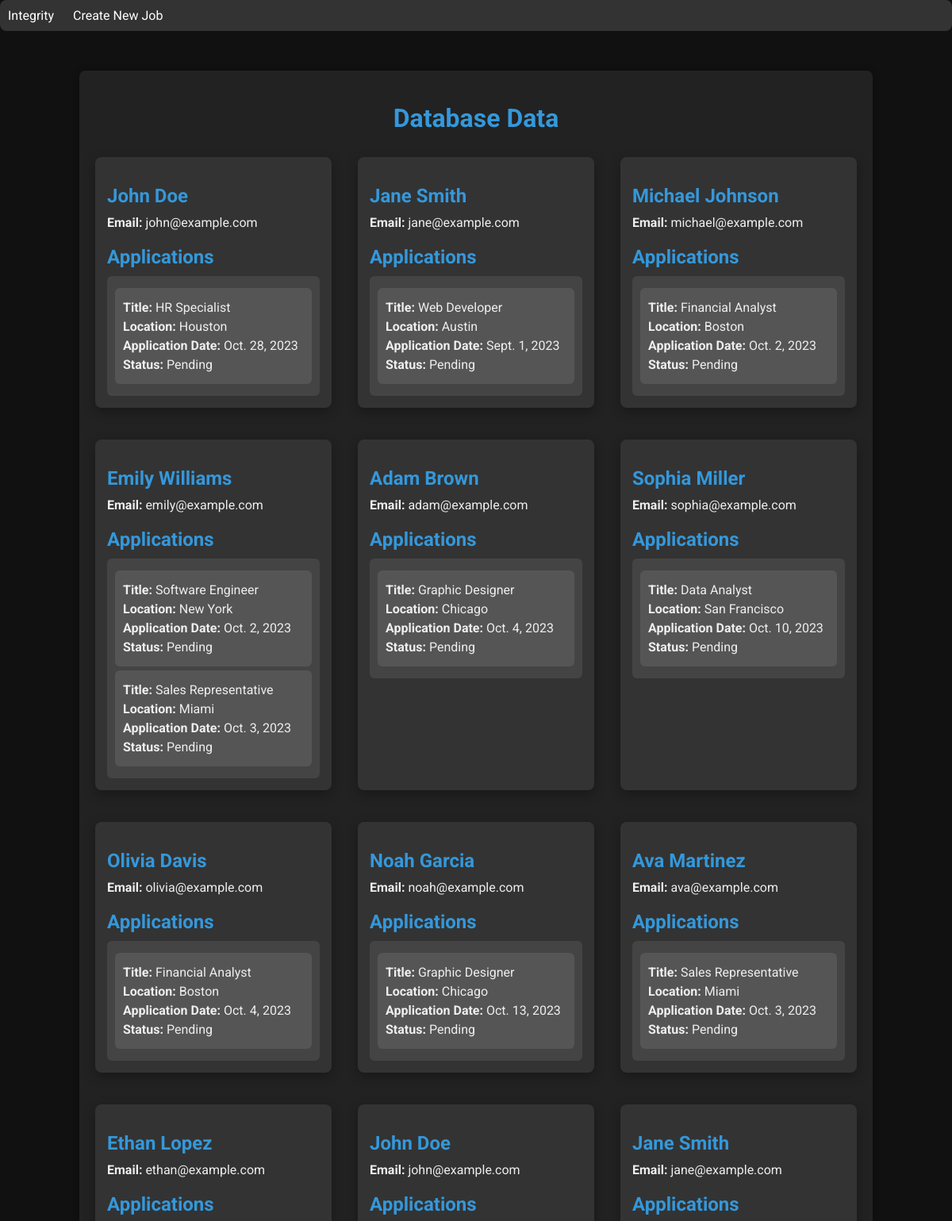
The page / (upper part) on the database its author committed.
### job/models.py (models this page shows, shortened)
class Applicant(models.Model):
    first_name = models.CharField(max_length=100)
    last_name = models.CharField(max_length=100)
    email = models.EmailField()

class Application(models.Model):
    applicant = models.ForeignKey(Applicant, on_delete=models.CASCADE)
    job = models.ForeignKey(Job, on_delete=models.CASCADE)
    application_date = models.DateField()
    status = models.CharField(max_length=50)

class Job(models.Model):
    title = models.CharField(max_length=100)
    description = models.TextField()
    location = models.CharField(max_length=100)
    salary = models.DecimalField(max_digits=10, decimal_places=2)

### job/views.py (the view)
# urls.py: path('', views.index, name='index'),
def index(request):
    applicants = Applicant.objects.all()
    jobs = Job.objects.all()
    applications = Application.objects.all()
    context = {
        'applicants': applicants,
        'jobs': jobs,
        'applications': applications,
    }
    return render(request, 'index.html', context)

### templates/index.html (shortened to what this page needs)
<!DOCTYPE html>
<html lang="en">
<head>
</head>
<body>
    <div class="navbar">
        <a href="#">Integrity</a>
        <a href="{% url 'create_job' %}">Create New Job</a>
    </div>
    <div class="container">
        <h1>Database Data</h1>
        <div class="data">
            {% for applicant in applicants %}
                <div class="data-item">
                    <h2>{{ applicant.first_name }} {{ applicant.last_name }}</h2>
                    <p><strong>Email:</strong> {{ applicant.email }}</p>
                    <h2>Applications</h2>
                    <div class="applications">
                        {% for application in applicant.application_set.all %}
                            <div class="application">
                                <p><strong>Title:</strong> {{ application.job.title }}</p>
                                <p><strong>Location:</strong> {{ application.job.location }}</p>
                                <p><strong>Application Date:</strong> {{ application.application_date }}</p>
                                <p><strong>Status:</strong> {{ application.status }}</p>
                            </div>
                        {% endfor %}
                    </div>
                </div>
            {% endfor %}
        </div>
    </div>
</body>
</html>

### templates/index.html (style rules this page uses)
body { font-family: 'Roboto', sans-serif; margin: 0; padding: 0; background-color: #111; color: #eee; }
.container { width: 80%; margin: 0 auto; padding: 20px; background-color: #222; border-radius: 8px; box-shadow: 0 0 10px rgba(0, 0, 0, 0.3); margin-top: 50px; }
h1 { text-align: center; margin-bottom: 30px; color: #3498db; }
.navbar { background: #333; padding: 10px; margin-bottom: 20px; border-radius: 8px; }
.navbar a { color: #fff; text-decoration: none; margin-right: 20px; }
.data { display: flex; flex-wrap: wrap; gap: 20px; justify-content: space-between; }
.data-item { width: calc(30% - 20px); background: #333; padding: 15px; border-radius: 8px; box-shadow: 0 5px 15px rgba(0, 0, 0, 0.3); margin-bottom: 20px; }
.data-item h2 { color: #3498db; margin-bottom: 10px; }
.data-item p { margin: 5px 0; }
.applications { background: #444; padding: 10px; border-radius: 6px; margin-top: 10px; }
.application { background: #555; padding: 10px; border-radius: 6px; margin: 5px 0; }

### rows shown on the page
Applicant: first_name "John", last_name "Doe", email "john@example.com"
Application: job "HR Specialist", job.location "Houston", application_date "Oct. 28, 2023", status "Pending"
Applicant: first_name "Jane", last_name "Smith", email "jane@example.com"
Application: job "Web Developer", job.location "Austin", application_date "Sept. 1, 2023", status "Pending"
Applicant: first_name "Michael", last_name "Johnson", email "michael@example.com"
Application: job "Financial Analyst", job.location "Boston", application_date "Oct. 2, 2023", status "Pending"
Applicant: first_name "Emily", last_name "Williams", email "emily@example.com"
Application: job "Software Engineer", job.location "New York", application_date "Oct. 2, 2023", status "Pending"
Application: job "Sales Representative", job.location "Miami", application_date "Oct. 3, 2023", status "Pending"
Applicant: first_name "Adam", last_name "Brown", email "adam@example.com"
Application: job "Graphic Designer", job.location "Chicago", application_date "Oct. 4, 2023", status "Pending"
Applicant: first_name "Sophia", last_name "Miller", email "sophia@example.com"
Application: job "Data Analyst", job.location "San Francisco", application_date "Oct. 10, 2023", status "Pending"
Applicant: first_name "Olivia", last_name "Davis", email "olivia@example.com"
Application: job "Financial Analyst", job.location "Boston", application_date "Oct. 4, 2023", status "Pending"
Applicant: first_name "Noah", last_name "Garcia", email "noah@example.com"
Application: job "Graphic Designer", job.location "Chicago", application_date "Oct. 13, 2023", status "Pending"
Applicant: first_name "Ava", last_name "Martinez", email "ava@example.com"
Application: job "Sales Representative", job.location "Miami", application_date "Oct. 3, 2023", status "Pending"
Applicant: first_name "Ethan", last_name "Lopez", email "ethan@example.com"
Applicant: first_name "John", last_name "Doe", email "john@example.com"
Applicant: first_name "Jane", last_name "Smith", email "jane@example.com"
